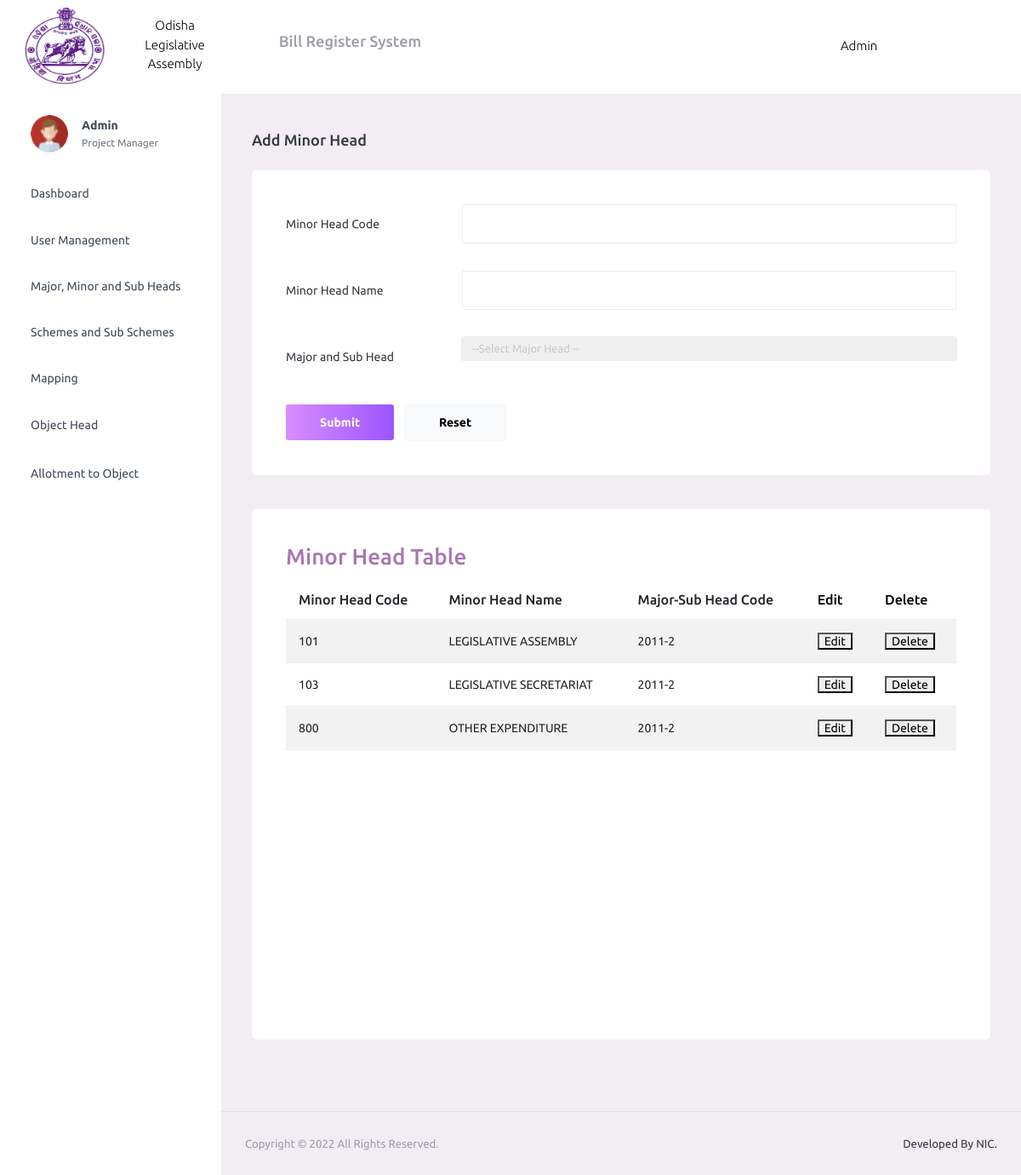
Before: /admin1/home/minor/ with the older database file.
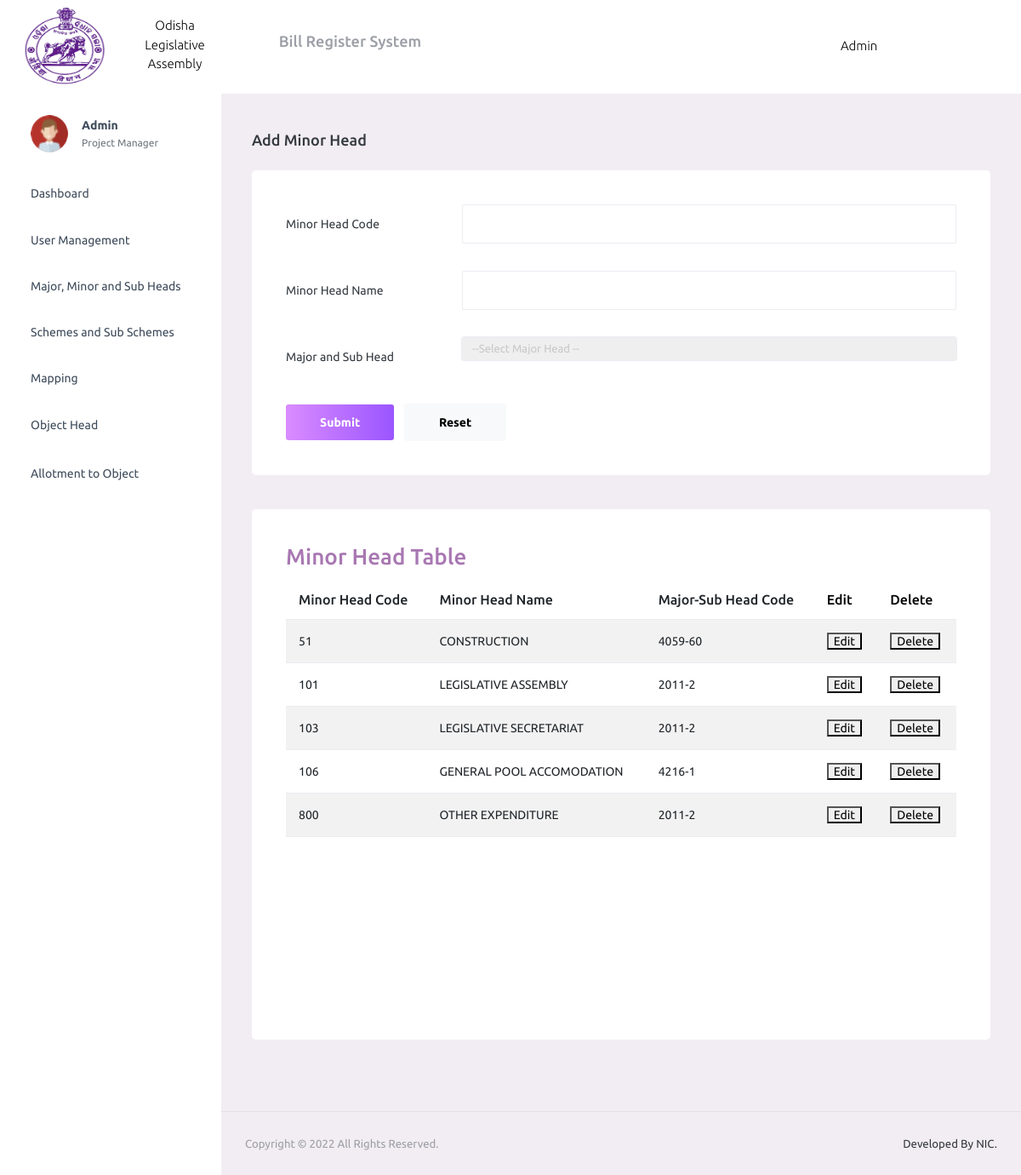
After: the same page with the newer database file.
### allotment/models.py (models this page shows, shortened)
class Minor_Head(models.Model):
    MinorHead_Code=models.IntegerField(primary_key=True)
    MinorHead_Name=models.CharField(default="",max_length=250)
    Head_Code=models.ForeignKey(Major_Sub_Head, to_field="Head_Code", on_delete=models.CASCADE)

class Major_Sub_Head(models.Model):
    Head_Code=models.IntegerField(primary_key=True)
    SubHead_Code=models.IntegerField(default=0)
    Head_Name=models.CharField(default="",max_length=250)
    SubHead_Name=models.CharField(default="",max_length=250)
    def __str__(self):
        return str(self.Head_Code)+"-"+str(self.SubHead_Code)

### allotment/views.py (the view)
# urls.py: path('admin1/home/minor/', views.adminMinor, name="minor"),
def adminMinor(request):
    if request.method=='POST':
        print(request.POST)
        newentry=Minor_Head(MinorHead_Code=request.POST.get('minorCode'),
        MinorHead_Name=request.POST.get('minorName'),
        Head_Code=Major_Sub_Head.objects.get(pk=request.POST.get('head')))
        newentry.save()
        return redirect('minor')
    else:
        headCodes=Major_Sub_Head.objects.all()
        print(headCodes[0])
        print(headCodes[0].Head_Code)
        minors=Minor_Head.objects.all()
        return render(request,'admin/adminMinor.html',{'headCodes':headCodes,'minors':minors})

### allotment/templates/admin/adminMinor.html (shortened to what this page needs)
{% extends 'admin/adminBase.html' %}
{% block content %}
<div class="page-header">
  <h3 class="page-title">Add Minor Head</h3>
</div>
<div class="row">
    <div class="col-md-12 grid-margin stretch-card bil">
      <div class="card">
        <div class="card-body">
          <form class="forms-sample" method="POST">
            <div class="form-group row">
              <label for="exampleInputUsername2" class="col-sm-3 col-form-label">Minor Head Code</label>
              <div class="col-sm-9">
                <input type="number" class="form-control" name="minorCode" id="exampleInputUsername2" placeholder="">
              </div>
            </div>
            <div class="form-group row">
              <label for="exampleInputEmail2" class="col-sm-3 col-form-label">Minor Head Name</label>
              <div class="col-sm-9">
                <input type="text" class="form-control" name="minorName" id="exampleInputEmail2" placeholder="">
              </div>
            </div>
            <div class="form-group row">
              <label for="exampleInputEmail2" class="col-sm-3 col-form-label">Major and Sub Head</label>
              <div class="col-sm-9">
                <select type="text" class="form-control"  name="head">
                  <option disabled selected>--Select Major Head --</option>
                </select>
              </div>
            </div>
            <button type="submit" class="btn btn-gradient-primary me-2">Submit</button>
            <button type="reset" class="btn btn-light">Reset</button>
          </form>
        </div>
      </div>
    </div>
</div>
<div class="row">
  <div class="col-lg-12 grid-margin stretch-card bil">
    <div class="card">
      <div class="card-body">
        <h4 class="card-title">Minor Head Table</h4>
        <div class="mbill">
          <table class="table table-striped">
            <thead>
              <tr>
                <th> Minor Head Code</th>
                <th> Minor Head Name</th>
                <th> Major-Sub Head Code</th>
                <th> <a href="#" >Edit</a> </th>
                <th> <a href="#" >Delete</a> </th>
              </tr>
            </thead>
            <tbody>
              {% for minor in minors %}
              <tr>
                <td>{{minor.MinorHead_Code}}</td>
                <td>{{minor.MinorHead_Name}}</td>
                <td>{{minor.Head_Code}}</td>
                <td><button>Edit</button></td>
                <td><button>Delete</button></td>
              </tr>
              {% endfor %}
            </tbody>
          </table>
        </div>
     </div>
    </div>
  </div>
</div>
{% endblock %}

Changed rows visible on the page:
added Minor_Head: MinorHead_Code "51", MinorHead_Name "CONSTRUCTION", Head_Code "4059-60"
added Minor_Head: MinorHead_Code "106", MinorHead_Name "GENERAL POOL ACCOMODATION", Head_Code "4216-1"
